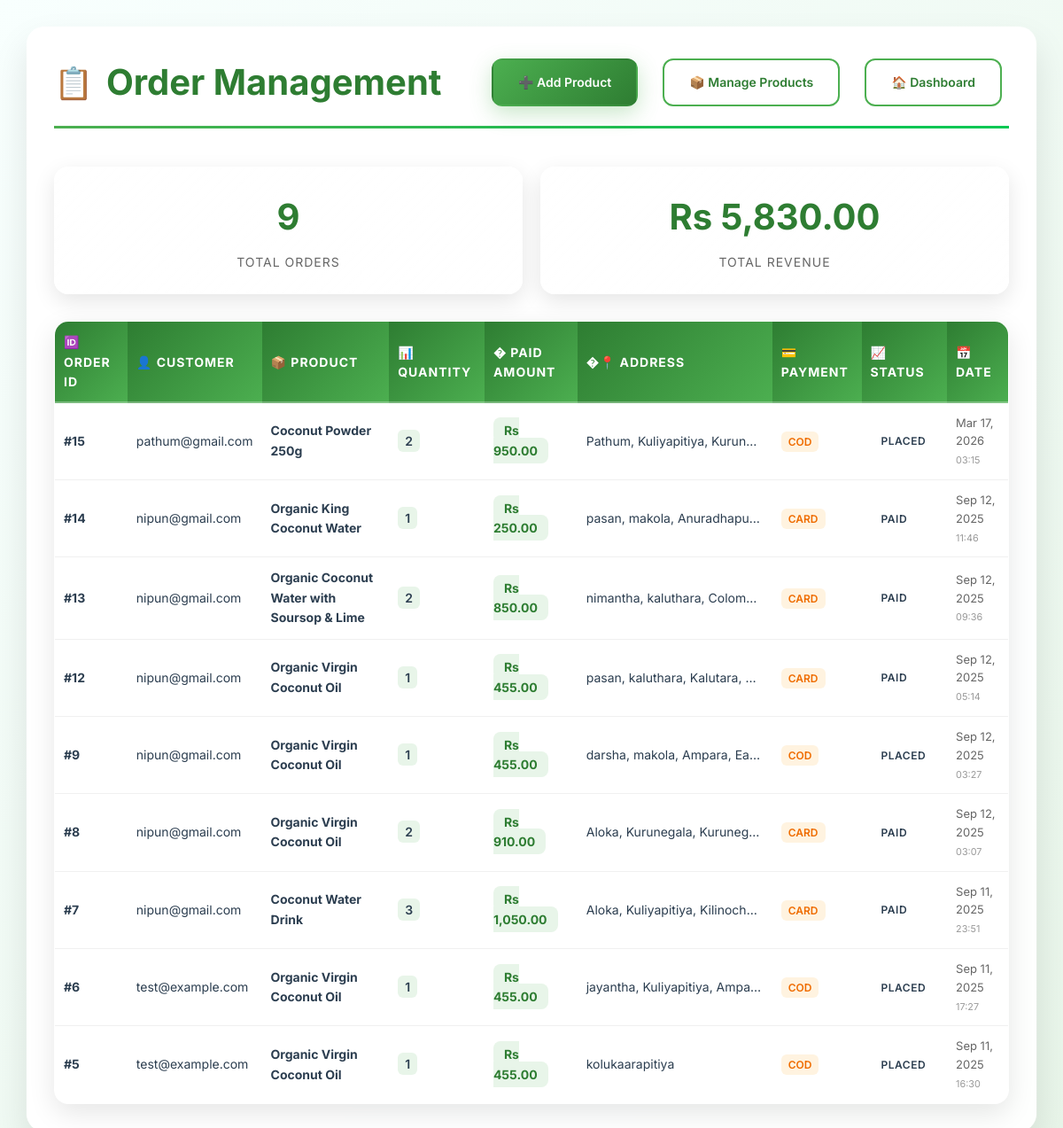
Page /admin/orders.php (signed in) on the committed database.
### tables this page shows
CREATE TABLE `orders` (
  `order_id` int(11) NOT NULL AUTO_INCREMENT,
  `user_id` int(11) DEFAULT NULL,
  `user_email` varchar(150) DEFAULT NULL,
  `product_id` int(11) DEFAULT NULL,
  `product_name` varchar(150) DEFAULT NULL,
  `qty` int(11) DEFAULT NULL,
  `address` varchar(255) DEFAULT NULL,
  `payment_method` enum('COD','CARD') DEFAULT NULL,
  `status` varchar(50) DEFAULT NULL,
  `created_at` timestamp NOT NULL DEFAULT current_timestamp(),
  PRIMARY KEY (`order_id`)
);

CREATE TABLE `product` (
  `product_id` int(11) NOT NULL AUTO_INCREMENT,
  `product_name` varchar(150) DEFAULT NULL,
  `product_image` varchar(255) DEFAULT NULL,
  `product_price` decimal(10,2) DEFAULT NULL,
  `description` text DEFAULT NULL,
  PRIMARY KEY (`product_id`)
);

### admin/orders.php (the view, shortened to what this page needs)
<?php
require_once __DIR__ . '/../config.php';
$res = $conn->query("SELECT o.*, p.product_price FROM orders o LEFT JOIN product p ON o.product_id = p.product_id ORDER BY o.created_at DESC");
$orders = $res->fetch_all(MYSQLI_ASSOC);
?>
<!doctype html>
<html>
<head>
</head>
<body>
<div class="container">
    <div class="header">
        <h1>Order Management</h1>
        <div style="display: flex; gap: 12px; flex-wrap: wrap;">
            <a href="add_product.php" class="btn btn-primary">
                ➕ Add Product
            </a>
            <a href="products.php" class="btn btn-light">
                📦 Manage Products
            </a>
            <a href="../admin.php" class="btn btn-light">
                🏠 Dashboard
            </a>
        </div>
    </div>
    <div class="stats-overview">
        <div class="stat-card">
            <div class="stat-number"><?= count($orders) ?></div>
            <div class="stat-label">Total Orders</div>
        </div>
        <div class="stat-card">
            <?php
            $total_revenue = 0;
            foreach($orders as $order) {
                $total_revenue += $order['qty'] * ($order['product_price'] ?? 0);
            }
            ?>
            <div class="stat-number">Rs <?= number_format($total_revenue, 2) ?></div>
            <div class="stat-label">Total Revenue</div>
        </div>
    </div>
    <?php if (!empty($orders)): ?>
    <table>
        <thead>
            <tr>
                <th>🆔 Order ID</th>
                <th>👤 Customer</th>
                <th>📦 Product</th>
                <th>📊 Quantity</th>
                <th>� Paid Amount</th>
                <th>�📍 Address</th>
                <th>💳 Payment</th>
                <th>📈 Status</th>
                <th>📅 Date</th>
            </tr>
        </thead>
        <tbody>
            <?php foreach($orders as $o): ?>
            <tr>
                <td><strong>#<?= $o['order_id'] ?></strong></td>
                <td><?= htmlspecialchars($o['user_email']) ?></td>
                <td><strong><?= htmlspecialchars($o['product_name']) ?></strong></td>
                <td><span style="background: var(--light-green); padding: 4px 8px; border-radius: 6px; font-weight: 600;"><?= $o['qty'] ?></span></td>
                <td>
                    <?php
                    $total_amount = $o['qty'] * ($o['product_price'] ?? 0);
                    ?>
                    <span style="background: #e8f5e9; color: #2e7d32; padding: 6px 12px; border-radius: 8px; font-weight: 700; font-size: 14px;">
                        Rs <?= number_format($total_amount, 2) ?>
                    </span>
                </td>
                <td style="max-width: 200px; overflow: hidden; text-overflow: ellipsis; white-space: nowrap;" title="<?= htmlspecialchars($o['address']) ?>">
                    <?= htmlspecialchars(strlen($o['address']) > 30 ? substr($o['address'], 0, 30) . '...' : $o['address']) ?>
                </td>
                <td>
                    <span style="background: <?= $o['payment_method'] === 'card' ? '#e3f2fd' : '#fff3e0' ?>; color: <?= $o['payment_method'] === 'card' ? '#1565c0' : '#ef6c00' ?>; padding: 4px 8px; border-radius: 6px; font-size: 12px; font-weight: 600;">
                        <?= ucfirst($o['payment_method']) ?>
                    </span>
                </td>
                <td>
                    <span class="status-badge status-<?= $o['status'] ?>">
                        <?= ucfirst($o['status']) ?>
                    </span>
                </td>
                <td style="font-size: 13px; color: var(--gray);">
                    <?= date('M d, Y', strtotime($o['created_at'])) ?><br>
                    <small style="color: #999;"><?= date('H:i', strtotime($o['created_at'])) ?></small>
                </td>
            </tr>
            <?php endforeach; ?>
        </tbody>
    </table>
    <?php endif; ?>
</div>
</body>
</html>

### admin/orders.php (style rules this page uses)
:root { --green: #4CAF50; --dark-green: #2E7D32; --light-green: #E8F5E9; --gray: #666; --light-gray: #f5f5f5; --bg: #f8fffe; --accent: #00c853; --shadow: rgba(0, 0, 0, 0.1); }
body { font-family: 'Inter', Arial, sans-serif; background: linear-gradient(135deg, var(--bg) 0%, #e8f5e9 100%); margin: 0; padding: 20px; color: #2c3e50; line-height: 1.6; }
.container { max-width: 1400px; margin: 0 auto; background: rgba(255, 255, 255, 0.95); backdrop-filter: blur(20px); border-radius: 20px; padding: 40px; box-shadow: 0 20px 40px var(--shadow), 0 0 0 1px rgba(255, 255, 255, 0.2); border: 1px solid rgba(255, 255, 255, 0.3); }
.header { display: flex; justify-content: space-between; align-items: center; margin-bottom: 40px; padding-bottom: 20px; border-bottom: 3px solid transparent; background: linear-gradient(90deg, var(--green), var(--accent)) bottom/100% 3px no-repeat; }
.header h1 { color: var(--dark-green); font-size: 2.5rem; font-weight: 700; margin: 0; display: flex; align-items: center; gap: 15px; }
.header h1::before { content: '📋'; font-size: 2.2rem; }
.btn { padding: 14px 28px; border-radius: 12px; text-decoration: none; display: inline-flex; align-items: center; justify-content: center; gap: 8px; font-weight: 600; font-size: 14px; border: 2px solid transparent; cursor: pointer; transition: all 0.3s cubic-bezier(0.4, 0, 0.2, 1); position: relative; overflow: hidden; margin: 0 8px; }
.btn::before { content: ''; position: absolute; top: 0; left: -100%; width: 100%; height: 100%; background: linear-gradient(90deg, transparent, rgba(255,255,255,0.2), transparent); transition: left 0.5s; }
.btn-primary { background: linear-gradient(135deg, var(--green) 0%, var(--dark-green) 100%); color: white; box-shadow: 0 8px 25px rgba(76, 175, 80, 0.3); }
.btn-light { background: rgba(255, 255, 255, 0.9); color: var(--dark-green); border-color: var(--green); backdrop-filter: blur(10px); }
table { width: 100%; border-collapse: separate; border-spacing: 0; background: white; border-radius: 16px; overflow: hidden; box-shadow: 0 10px 30px var(--shadow); margin-top: 30px; border: 1px solid rgba(255, 255, 255, 0.2); }
th { background: linear-gradient(135deg, var(--dark-green) 0%, var(--green) 100%); color: white; padding: 20px 16px; text-align: left; font-weight: 700; font-size: 14px; text-transform: uppercase; letter-spacing: 1px; position: relative; border: none; }
th::after { content: ''; position: absolute; bottom: 0; left: 0; right: 0; height: 2px; background: rgba(255, 255, 255, 0.3); }
td { padding: 18px 16px; border-bottom: 1px solid #f0f0f0; font-size: 14px; color: #2c3e50; transition: all 0.3s ease; }
tr:last-child td { border-bottom: none; }
.status-badge { display: inline-block; padding: 6px 12px; border-radius: 20px; font-size: 12px; font-weight: 600; text-transform: uppercase; letter-spacing: 0.5px; }
.stats-overview { display: grid; grid-template-columns: repeat(auto-fit, minmax(200px, 1fr)); gap: 20px; margin-bottom: 30px; }
.stat-card { background: linear-gradient(135deg, rgba(255,255,255,0.9) 0%, rgba(255,255,255,0.7) 100%); backdrop-filter: blur(10px); padding: 24px; border-radius: 16px; border: 1px solid rgba(255, 255, 255, 0.3); box-shadow: 0 8px 25px var(--shadow); text-align: center; transition: transform 0.3s ease; }
.stat-number { font-size: 2.5rem; font-weight: 700; color: var(--dark-green); margin-bottom: 8px; }
.stat-label { font-size: 14px; color: var(--gray); text-transform: uppercase; letter-spacing: 1px; }
@media (max-width: 1200px) { .container { margin: 10px; padding: 30px; } }
@media (max-width: 1200px) { table { font-size: 13px; } }
@media (max-width: 1200px) { th, td { padding: 12px 10px; } }

### rows in the picture
orders: order_id "15", user_email "pathum@gmail.com", product_name "Coconut Powder 250g", qty "2", qty.product_price "950.00", address "Pathum, Kuliyapitiya, Kurun…", payment_method "COD", status "PLACED", created_at "Mar 17, 2026", created_at "03:15"
orders: order_id "14", user_email "nipun@gmail.com", product_name "Organic King Coconut Water", qty "1", product.product_price "250.00", address "pasan, makola, Anuradhapu…", payment_method "CARD", status "PAID", created_at "Sep 12, 2025", created_at "11:46"
orders: order_id "13", user_email "nipun@gmail.com", product_name "Organic Coconut Water with Soursop & Lime", qty "2", qty.product_price "850.00", address "nimantha, kaluthara, Colom…", payment_method "CARD", status "PAID", created_at "Sep 12, 2025", created_at "09:36"
orders: order_id "12", user_email "nipun@gmail.com", product_name "Organic Virgin Coconut Oil", qty "1", product.product_price "455.00", address "pasan, kaluthara, Kalutara,…", payment_method "CARD", status "PAID", created_at "Sep 12, 2025", created_at "05:14"
orders: order_id "9", user_email "nipun@gmail.com", product_name "Organic Virgin Coconut Oil", qty "1", product.product_price "455.00", address "darsha, makola, Ampara, Ea…", payment_method "COD", status "PLACED", created_at "Sep 12, 2025", created_at "03:27"
orders: order_id "8", user_email "nipun@gmail.com", product_name "Organic Virgin Coconut Oil", qty "2", qty.product_price "910.00", address "Aloka, Kurunegala, Kuruneg…", payment_method "CARD", status "PAID", created_at "Sep 12, 2025", created_at "03:07"
orders: order_id "7", user_email "nipun@gmail.com", product_name "Coconut Water Drink", qty "3", qty.product_price "1,050.00", address "Aloka, Kuliyapitiya, Kilinochc...", payment_method "CARD", status "PAID", created_at "Sep 11, 2025", created_at "23:51"
orders: order_id "6", user_email "test@example.com", product_name "Organic Virgin Coconut Oil", qty "1", product.product_price "455.00", address "jayantha, Kuliyapitiya, Ampa…", payment_method "COD", status "PLACED", created_at "Sep 11, 2025", created_at "17:27"
orders: order_id "5", user_email "test@example.com", product_name "Organic Virgin Coconut Oil", qty "1", product.product_price "455.00", address "kolukaarapitiya", payment_method "COD", status "PLACED", created_at "Sep 11, 2025", created_at "16:30"

### other values in the picture
count($orders) "9"
$total_revenue "5,830.00"
